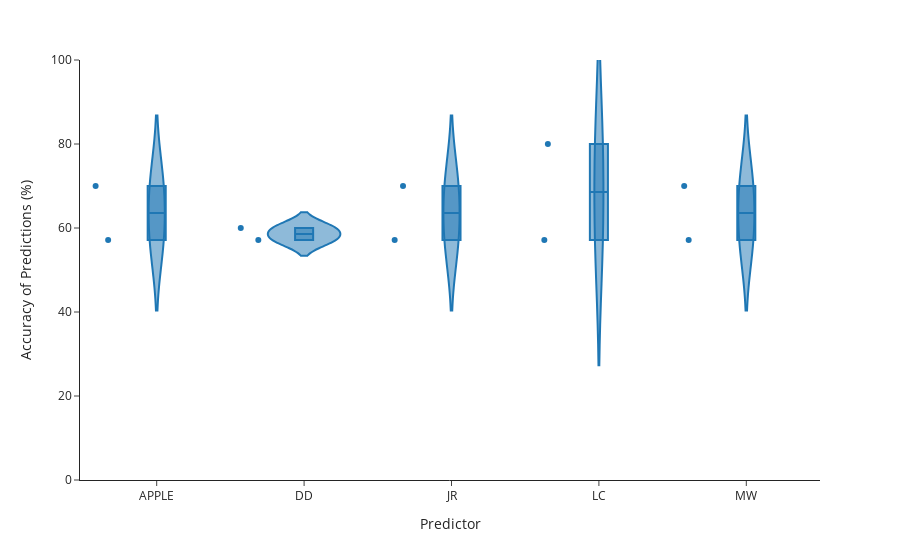

Notebook source saved alongside this figure:
### Code cell
vis.volatility()

### Figure 1 — Plotly figure (JSON) as saved in the notebook; plotly's stock layout.template omitted (floating-point values rounded to 4 significant figures)
{"data": [{"alignmentgroup": "True", "box": {"visible": true}, "customdata": [["APPLE", 4, 1, 57.14], ["DD", 4, 1, 57.14], ["JR", 4, 1, 57.14], ["LC", 4, 1, 57.14], ["MW", 4, 1, 57.14], ["APPLE", 7, 2, 70], ["DD", 6, 2, 60], ["JR", 7, 2, 70], ["LC", 8, 2, 80], ["MW", 7, 2, 70]], "hovertemplate": "Predictor=%{customdata[0]}<br>Accuracy of Predictions (%)=%{customdata[3]}<br>Correct Predictions=%{customdata[1]}<br>Week=%{customdata[2]}<extra></extra>", "legendgroup": "", "marker": {"color": "#1F77B4"}, "name": "", "offsetgroup": "", "orientation": "v", "points": "all", "scalegroup": "True", "showlegend": false, "type": "violin", "x": ["APPLE", "DD", "JR", "LC", "MW", "APPLE", "DD", "JR", "LC", "MW"], "x0": " ", "xaxis": "x", "y": [57.14, 57.14, 57.14, 57.14, 57.14, 70, 60, 70, 80, 70], "y0": " ", "yaxis": "y"}], "layout": {"autosize": true, "legend": {"tracegroupgap": 0}, "margin": {"t": 60}, "violinmode": "group", "xaxis": {"anchor": "y", "autorange": true, "domain": [0, 1], "range": [-0.5201, 4.5], "title": {"text": "Predictor"}, "type": "category"}, "yaxis": {"anchor": "x", "domain": [0, 1], "range": [0, 100], "title": {"text": "Accuracy of Predictions (%)"}, "type": "linear"}}}
